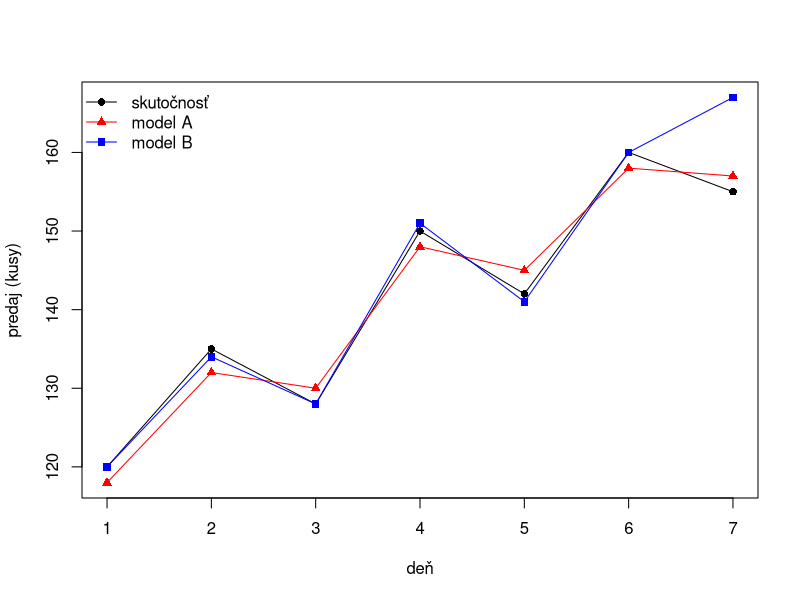

This chart was generated by the following R code:
predaj <- c(120, 135, 128, 150, 142, 160, 155)   # skutočné denné predaje (7 dní)
pred_a <- c(118, 132, 130, 148, 145, 158, 157)   # predikcia analytika A
pred_b <- c(120, 134, 128, 151, 141, 160, 167)   # predikcia analytika B

str(predaj)
head(predaj)
summary(predaj)

help(plot)

plot(predaj, type='o', pch=16, xlab = "deň", ylab = "predaj (kusy)", ylim=range(c(predaj, pred_a, pred_b)) )
lines(pred_a, type = "o", pch = 17, col = "red")
lines(pred_b, type = "o", pch = 15, col = "blue")
legend("topleft", legend = c("skutočnosť", "model A", "model B"),
       col = c("black", "red", "blue"), pch = c(16, 17, 15), lty = 1, bty = "n")



chyba_a <- predaj-pred_a
chyba_b <- predaj-pred_b

mae_a <- mean(abs(chyba_a))
rmse_a <- sqrt(mean(chyba_a^2))
mae_b <- mean(abs(chyba_b))
rmse_b <- sqrt(mean(chyba_b^2))

sae_a <- sum(abs(chyba_a))        # celková absolútna chyba za týždeň
sae_b <- sum(abs(chyba_b))

print(mae_a)
print(mae_b)
print(rmse_a)
print(rmse_b)
print(sae_a)
print(sae_b)
#За MAE трохи краща B, але різниця мізерна (2.14 проти 2.29). Натомість за RMSE A вдвічі краща, бо B має один великий промах. Для планування кур'єрів зазвичай обирають модель A: вона передбачувана, її похибка завжди мала, і на неї можна спертися. Модель B щодня «майже ідеальна», але ти ніколи не знаєш, коли вона схибить на 12.

kapacita <- 30                                                  # objednávok na kuriéra za deň

priemer_predaja <- mean(predaj)
kurieri_priemer <- ceiling(priemer_predaja/kapacita)

spicka_predaja <- max(predaj)                          
kurieri_spicka <- ceiling(spicka_predaja / kapacita)


g_denne     <- log(tail(predaj, 1) / predaj[1]) / (length(predaj) - 1)
rast_denne  <- exp(g_denne) - 1            # denný rast ako podiel (0,04 = 4 %)
faktor_7dni <- exp(7 * g_denne)            # koľkokrát vyšší dopyt o týždeň


report <- list(
  mae_a  = round(mae_a, 2),  rmse_a = round(rmse_a, 2),  sae_a = sae_a,
  mae_b  = round(mae_b, 2),  rmse_b = round(rmse_b, 2),  sae_b = sae_b,
  priemer_predaja  = round(priemer_predaja, 2),
  kurieri_priemer  = kurieri_priemer,
  spicka_predaja   = spicka_predaja,
  kurieri_spicka   = kurieri_spicka,
  denny_rast_pct   = round(100 * rast_denne, 2),
  faktor_7dni      = round(faktor_7dni, 2)
)
report
